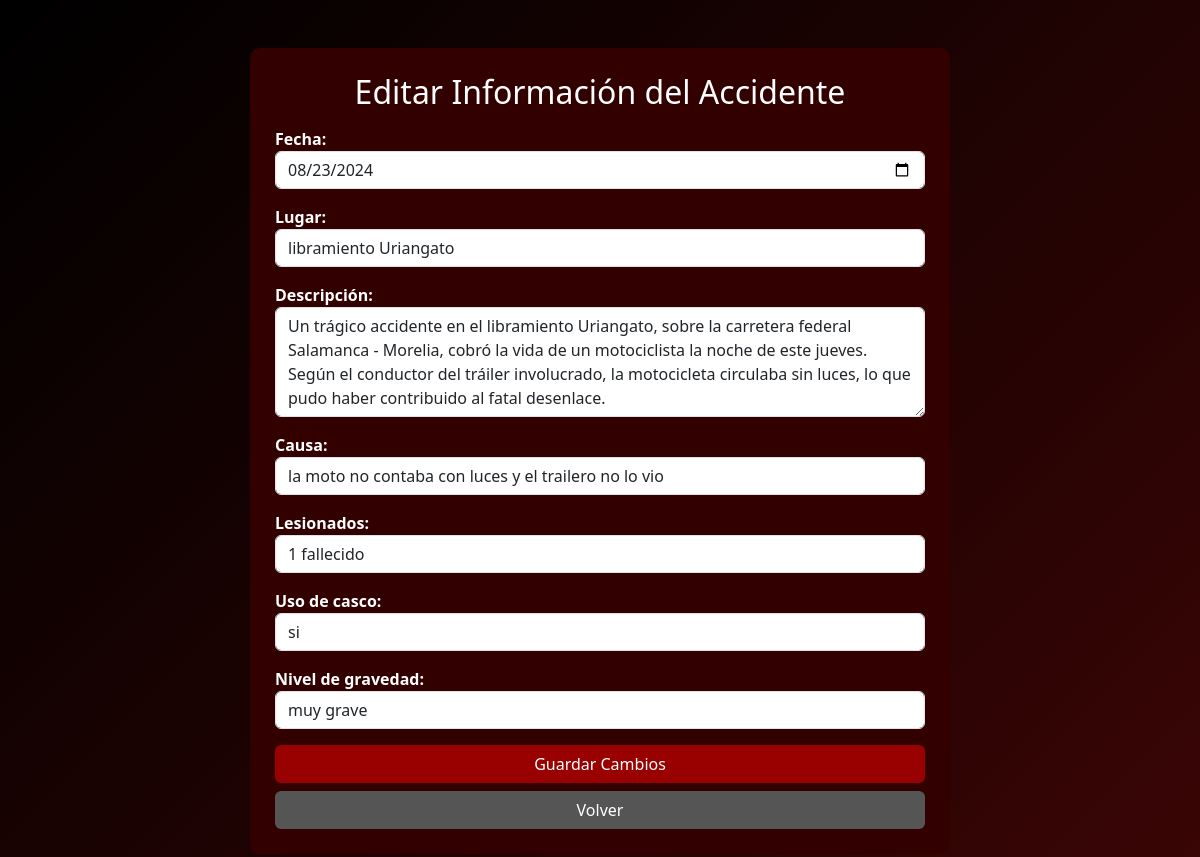
Before: /Pages/accidentes_motocicleta/crud_accidentesmoto/update.php?id=1 with the older database file.
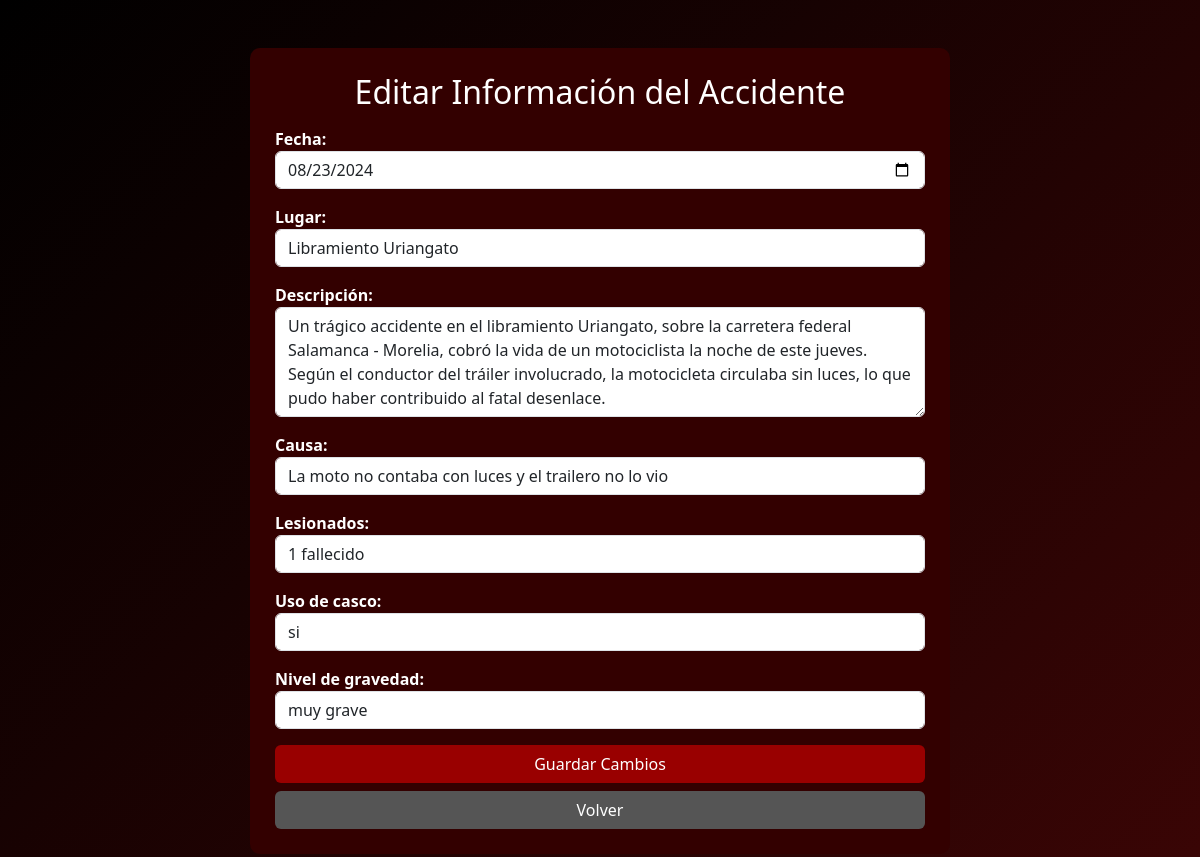
After: the same page with the newer database file.
### tables this page shows
create table accidentes(
id_accidentes int auto_increment primary key,
fecha date not null,
lugar varchar(100) not null,
descripcion varchar(300) not null,
causa varchar(100) not null,
lesionados varchar(150) not null,
uso_casco varchar(100) not null,
nivel_gravedad varchar(40) not null
);

### Pages/accidentes_motocicleta/crud_accidentesmoto/update.php (the view, shortened to what this page needs)
<?php
include("db.php");
$id = $_GET['id'];
$q = $conexion->query("SELECT * FROM accidentes WHERE id_accidentes=$id");
$accidente = $q->fetch_assoc();
?>
<!DOCTYPE html>
<html lang="es">
<head>
    <link href="https://cdn.jsdelivr.net/npm/bootstrap@5.3.2/dist/css/bootstrap.min.css" rel="stylesheet">
</head>
<body class="p-4">
<div class="container mt-4">
    <div class="card card-form mx-auto" style="max-width:700px;">
        <h2 class="text-center mb-3">Editar Información del Accidente</h2>
        <form method="POST">
            <label>Fecha:</label>
            <input type="date" name="fecha" class="form-control mb-3"
                   value="<?php echo $accidente['fecha']; ?>" required>
            <label>Lugar:</label>
            <input type="text" name="lugar" class="form-control mb-3"
                   value="<?php echo $accidente['lugar']; ?>" required>
            <label>Descripción:</label>
            <textarea name="descripcion" class="form-control mb-3" rows="4" required><?php echo $accidente['descripcion']; ?></textarea>
            <label>Causa:</label>
            <input type="text" name="causa" class="form-control mb-3"
                   value="<?php echo $accidente['causa']; ?>" required>
            <label>Lesionados:</label>
            <input type="text" name="lesionados" class="form-control mb-3"
                   value="<?php echo $accidente['lesionados']; ?>" required>
            <label>Uso de casco:</label>
            <select name="uso_casco" class="form-control mb-3" required>
                <option value="<?php echo $accidente['uso_casco']; ?>">
                    <?php echo $accidente['uso_casco']; ?>
                </option>
            </select>
            <label>Nivel de gravedad:</label>
            <select name="nivel_gravedad" class="form-control mb-3" required>
                <option value="<?php echo $accidente['nivel_gravedad']; ?>">
                    <?php echo $accidente['nivel_gravedad']; ?>
                </option>
            </select>
            <button type="submit" name="actualizar" class="btn btn-guardar w-100">
                Guardar Cambios
            </button>
            <a href="accidentes.php" class="btn btn-volver w-100 mt-2">
                Volver
            </a>
        </form>
    </div>
</div>
</body>
</html>

Changed rows visible on the page:
changed accidentes "1 fallecido": lugar "libramiento Uriangato" → "Libramiento Uriangato"; causa "la moto no contaba con luces y el trailero no lo vio" → "La moto no contaba con luces y el trailero no lo vio"
